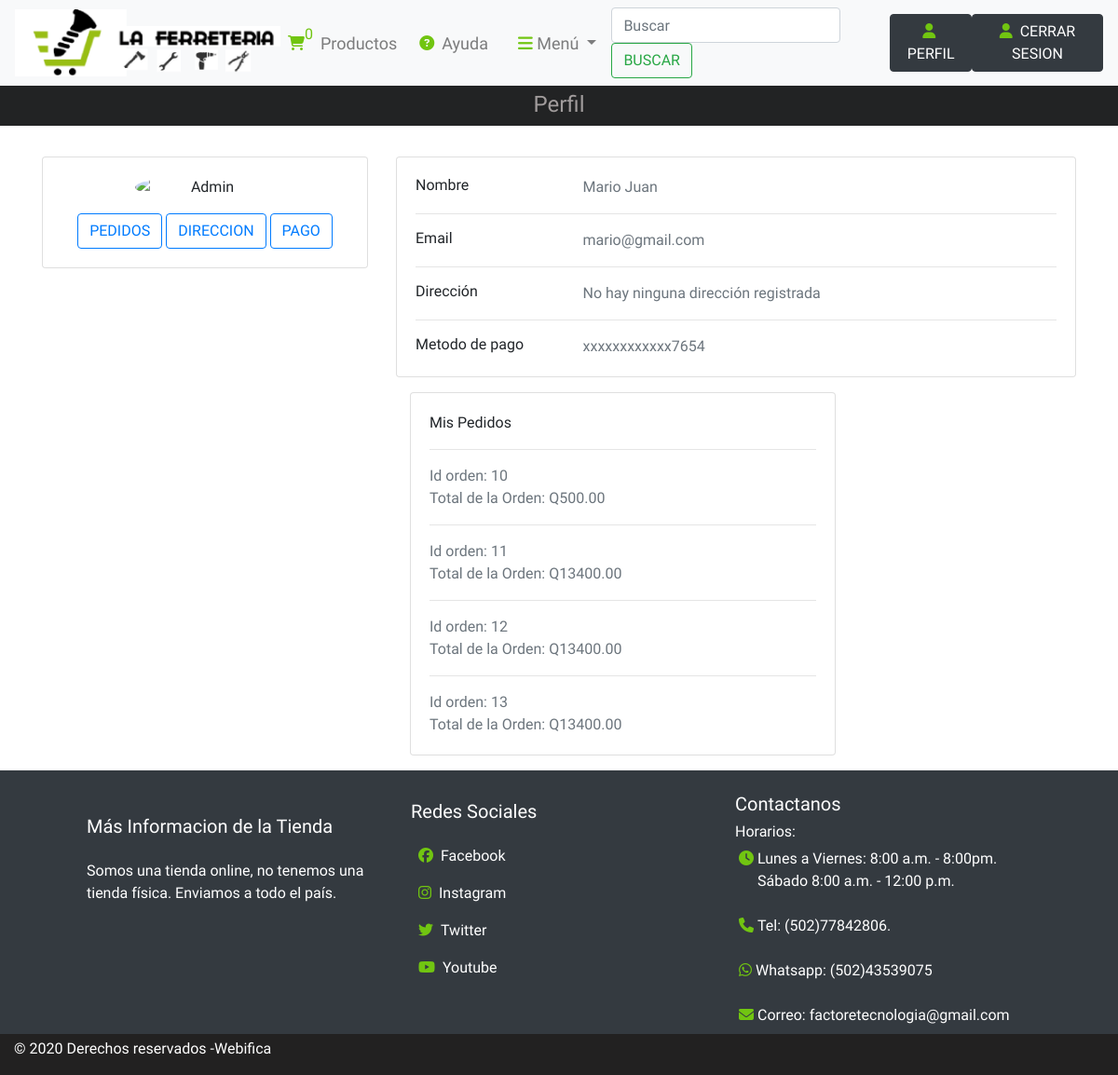
Page /sesion/cliente.php (signed in) on the committed database.
### tables this page shows
CREATE TABLE `clientes` (
  `id_cliente` int(11) NOT NULL,
  `tipo_usuario` int(11) NOT NULL,
  `nombre_cliente` varchar(30) NOT NULL,
  `email_cliente` varchar(30) NOT NULL,
  `pass_cliente` varchar(30) NOT NULL
);

CREATE TABLE `metodo_pago` (
  `id_mtdpago` int(11) NOT NULL,
  `id_cliente` int(11) NOT NULL,
  `nom_tarjeta` varchar(50) DEFAULT NULL,
  `num_tarjeta` varchar(50) DEFAULT NULL,
  `cvv_tarjeta` varchar(50) DEFAULT NULL
);

CREATE TABLE `orden` (
  `id_orden` int(11) NOT NULL,
  `id_cliente` int(11) NOT NULL,
  `id_mtdpago` int(11) NOT NULL,
  `total_orden` decimal(10,2) DEFAULT NULL
);

### sesion/cliente.php (the view, shortened to what this page needs)
<!DOCTYPE html>
<html lang="es">
<?php
include("../hf/head.php");
?>
<body>
  <?php
  include("../hf/header.php");
  ?>
  <div class="titulo justify-content-between">
    <div class="titulo_p">
      <h4>Perfil</h4>
    </div>
  </div>
  </section>
  </header><br><br><br>
  <?php
  include("conexion.php");
  $ide = $_SESSION['log'];
  $resultado = $conex->query("select * from clientes where id_cliente='" . $ide . "'") or die($conex->error);
  $fila = mysqli_fetch_array($resultado);
  $nombre = $fila['nombre_cliente'];
  $email = $fila['email_cliente'];
  $direccion = "No hay ninguna dirección registrada";
  $tarjeta = "No hay ningun metodo de pago";
  $contador = 0;
  $resultado = $conex->query("select * from metodo_pago WHERE id_cliente='" . $ide . "'") or die($conex->error);
  while ($fila = mysqli_fetch_array($resultado)) {
    $contador++;
    if ($contador > 0) {
      $tjt = $fila['num_tarjeta'];
      $taj = strval($tjt);
      $rest = substr($taj, -4);
      $tarjeta = "xxxxxxxxxxxx" . $rest;
    }
  }
  ?>
  <div class="container">
    <div class="main-body">
      <div class="row gutters-sm">
        <div class="col-md-4 mb-3">
          <div class="card">
            <div class="card-body">
              <div class="d-flex flex-column align-items-center text-center">
                <img src="https://bootdey.com/img/Content/avatar/avatar7.png" alt="Admin" class="rounded-circle"
                  width="150">
                <div class="mt-3">
                  <button class="btn btn-outline-primary" onclick="pedido()">Pedidos</button>
                  <button class="btn btn-outline-primary" onclick="direccion()">Direccion</button>
                  <button class="btn btn-outline-primary" onclick="pago()">Pago</button>
                </div>
              </div>
            </div>
          </div>
        </div>
        <div class="col-md-8">
          <div class="card mb-3">
            <div class="card-body">
              <div class="row">
                <div class="col-sm-3">
                  <h6 class="mb-0">Nombre</h6>
                </div>
                <div class="col-sm-9 text-secondary">
                  <?php echo $nombre; ?>
                </div>
              </div>
              <hr>
              <div class="row">
                <div class="col-sm-3">
                  <h6 class="mb-0">Email</h6>
                </div>
                <div class="col-sm-9 text-secondary">
                  <?php echo $email; ?>
                </div>
              </div>
              <hr>
              <div class="row">
                <div class="col-sm-3">
                  <h6 class="mb-0">Dirección</h6>
                </div>
                <div class="col-sm-9 text-secondary">
                  <?php echo $direccion; ?>
                </div>
              </div>
              <hr>
              <div class="row">
                <div class="col-sm-3">
                  <h6 class="mb-0">Metodo de pago</h6>
                </div>
                <div class="col-sm-9 text-secondary">
                  <?php echo $tarjeta; ?>
                </div>
              </div>
            </div>
          </div>
          <div id="pedidos">
            <div class="col-md-8">
              <div class="card mb-3">
                <div class="card-body">
                  <div class="row">
                    <div class="col-sm-9">
                      Mis Pedidos
                    </div>
                  </div>
                  <?php
                  $resultado = $conex->query("select * from orden where id_cliente='" . $ide . "'") or die($conex->error);
                  while ($fila = mysqli_fetch_array($resultado)) {
                  ?>
                  <hr>
                  <div class="row">
                    <div class="col-sm-9 text-secondary">
                      <?php echo "Id orden: ";
                    echo $fila['id_orden'];
                    echo " <br> Total de la Orden: Q";
                    echo $fila['total_orden'];
                      ?>
                    </div>
                  </div>
                  <?php }
                  ?>
                </div>
              </div>
            </div>
          </div>
        </div>
      </div>
    </div>
  </div>
  <?php
  include("../hf/footer.php");
  ?>
</body>
</html>

### archivos/css/estilos_index.css (style rules this page uses)
* { padding: 0px; font-family: 'Play', sans-serif; list-style: none; text-decoration: none; }
.titulo { background-color: #222324; display: -webkit-flex; text-align: center; }
.titulo_p { margin: auto; color: #a19c9c; text-align: center; padding-top: 6px; }
.btn { text-transform: uppercase; position: relative; -webkit-transition: 0.2s all ease-in-out !important; -o-transition: 0.2s all ease-in-out !important; transition: 0.2s all ease-in-out !important; top: 0; }

### rows in the picture
clientes: nombre_cliente "Mario Juan", email_cliente "mario@gmail.com"
metodo_pago: num_tarjeta "xxxxxxxxxxxx7654"
orden: id_orden "10", total_orden "500.00"
orden: id_orden "11", total_orden "13400.00"
orden: id_orden "12", total_orden "13400.00"
orden: id_orden "13", total_orden "13400.00"

### other values in the picture
$direccion "No hay ninguna dirección registrada"
